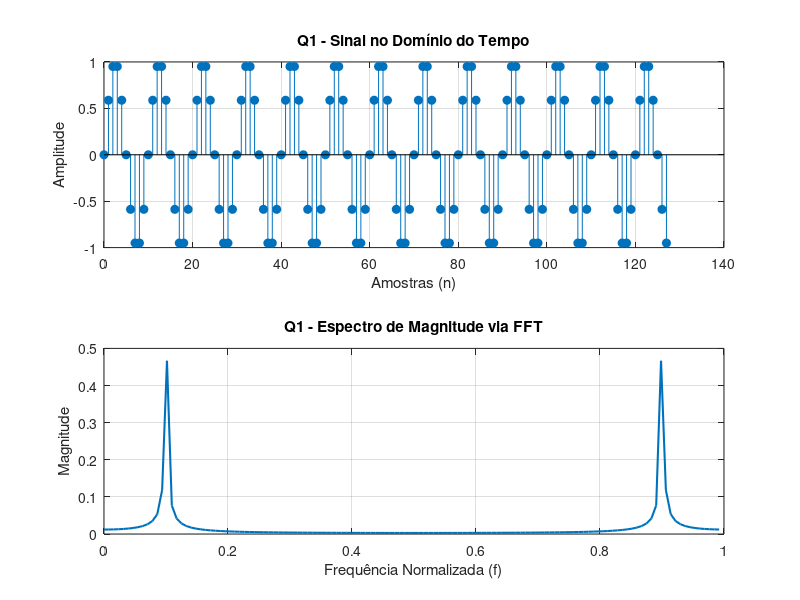
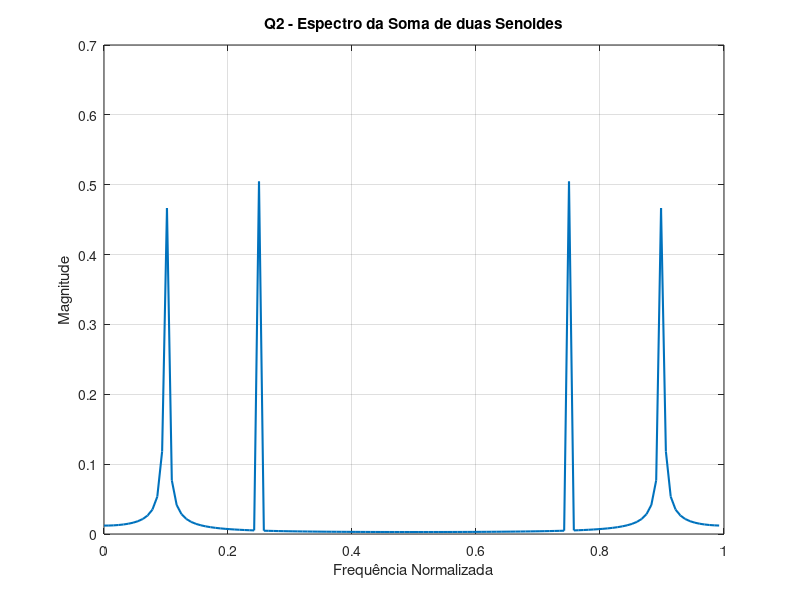
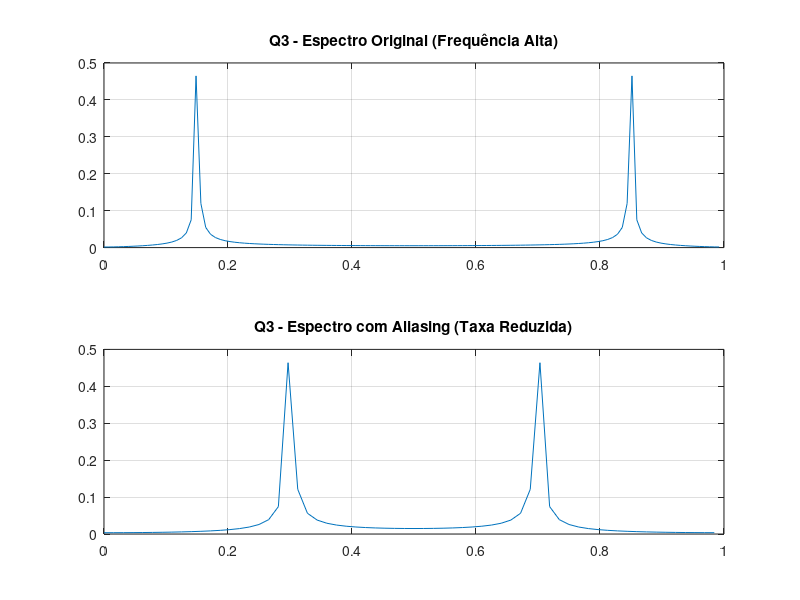
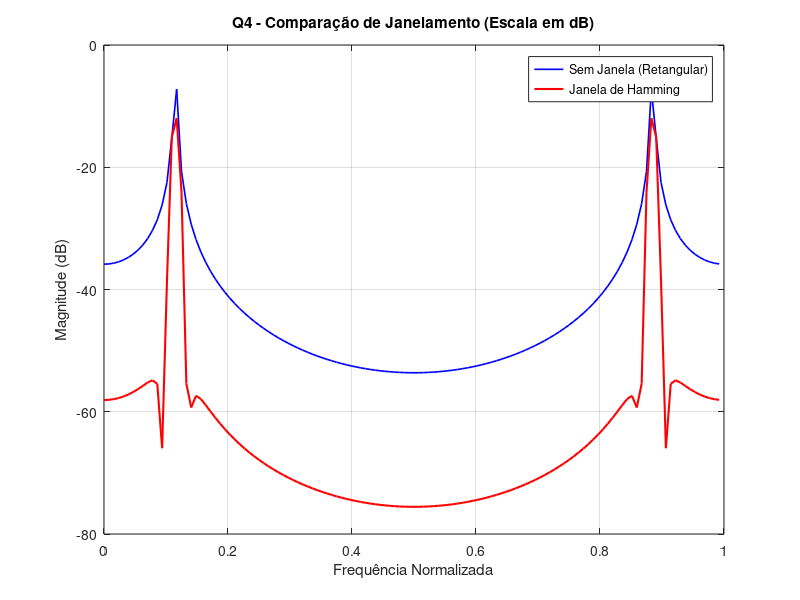

Write the MATLAB code that produced these figures, in order.
%% PROCESSAMENTO DIGITAL DE SINAIS - ESTUDO DIRIGIDO PARTE 3
% Códigos desenvolvidos para rodar no MATLAB ou Octave.
clear; clc; close all;

%% Questão 1: Senoide Discreta e FFT
fprintf('Executando Questão 1...\n');
N = 128;
n = 0:N-1;
f0 = 0.1; % Frequência normalizada
x1 = sin(2*pi*f0*n);

X1 = fft(x1);
f_eixo = (0:N-1)/N;

figure;
subplot(2,1,1);
stem(n, x1, 'filled');
title('Q1 - Sinal no Domínio do Tempo');
xlabel('Amostras (n)'); ylabel('Amplitude'); grid on;

subplot(2,1,2);
plot(f_eixo, abs(X1)/N, 'LineWidth', 1.5);
title('Q1 - Espectro de Magnitude via FFT');
xlabel('Frequência Normalizada (f)'); ylabel('Magnitude'); grid on;

%% Questão 2: Soma de duas Senoides
fprintf('Executando Questão 2...\n');
f1 = 0.1;
f2 = 0.25;
x2 = sin(2*pi*f1*n) + sin(2*pi*f2*n);
X2 = fft(x2);

figure;
plot(f_eixo, abs(X2)/N, 'LineWidth', 1.5);
title('Q2 - Espectro da Soma de duas Senoides');
xlabel('Frequência Normalizada'); ylabel('Magnitude'); grid on;

%% Questão 3: Fenômeno de Aliasing
fprintf('Executando Questão 3...\n');
% Sinal original de alta frequência simulado sob uma taxa original implícita
n_alta = 0:127;
f_alta = 0.85; % Acima de Nyquist se considerarmos os limites padrão
x3_original = sin(2*pi*f_alta*n_alta);

% Subamostragem (redução da taxa por fator de 2)
x3_sub = x3_original(1:2:end);
N_sub = length(x3_sub);
f_eixo_sub = (0:N_sub-1)/N_sub;

figure;
subplot(2,1,1);
plot((0:127)/128, abs(fft(x3_original))/128);
title('Q3 - Espectro Original (Frequência Alta)'); grid on;
subplot(2,1,2);
plot(f_eixo_sub, abs(fft(x3_sub))/N_sub);
title('Q3 - Espectro com Aliasing (Taxa Reduzida)'); grid on;

%% Questão 4: Janelamento e Vazamento Espectral
fprintf('Executando Questão 4...\n');
f_vazamento = 0.115; % Frequência não múltipla inteira de 1/N para forçar vazamento
x4 = sin(2*pi*f_vazamento*n);

X4_retangular = fft(x4);
X4_hamming = fft(x4 .* hamming(N)');

figure;
plot(f_eixo, 20*log10(abs(X4_retangular)/N), 'b', 'LineWidth', 1.2); hold on;
plot(f_eixo, 20*log10(abs(X4_hamming)/N), 'r', 'LineWidth', 1.5);
title('Q4 - Comparação de Janelamento (Escala em dB)');
legend('Sem Janela (Retangular)', 'Janela de Hamming');
xlabel('Frequência Normalizada'); ylabel('Magnitude (dB)'); grid on;

%% Questão 5: Sinal Senoidal com Ruído Aditivo
fprintf('Executando Questão 5...\n');
ruido = 1.8 * randn(1, N); % Ruído Gaussiano de alta variância
x5 = sin(2*pi*0.15*n) + ruido;
X5 = fft(x5);

figure;
subplot(2,1,1);
plot(n, x5); title('Q5 - Sinal + Ruído no Tempo'); grid on;
subplot(2,1,2);
plot(f_eixo, abs(X5)/N); title('Q5 - Análise Espectral na Presença de Ruído'); grid on;

%% Questão 6: DFT Direta vs FFT
fprintf('Executando Questão 6...\n');
x6 = [1, 2, 3, 4, 5, 6, 7, 8]; % Sinal curto
N6 = length(x6);

% DFT Direta via laço aninhado
X6_direta = zeros(1, N6);
tic;
for k = 0:N6-1
    for m = 0:N6-1
        X6_direta(k+1) = X6_direta(k+1) + x6(m+1) * exp(-1i*2*pi*k*m/N6);
    end
end
tempo_direta = toc;

% FFT Otimizada
tic;
X6_fft = fft(x6);
tempo_fft = toc;

fprintf('Diferença máxima entre DFT e FFT: %e\n', max(abs(X6_direta - X6_fft)));
fprintf('Tempo DFT Direta: %.6f s | Tempo FFT: %.6f s\n', tempo_direta, tempo_fft);

%% Questão 7: Resposta ao Impulso de H(z) = 1 / (1 - 0.8z^-1)
fprintf('Executando Questão 7...\n');
b = 1;
a = [1, -0.8];
impulso = [1, zeros(1, 49)]; % Impulso unitário delta[n] com 50 amostras
h = filter(b, a, impulso);

figure;
stem(0:49, h, 'filled', 'm');
title('Q7 - Resposta ao Impulso de H(z)');
xlabel('Amostras (n)'); ylabel('h[n]'); grid on;

%% Questão 8: Resolução Espectral vs Número de Amostras
fprintf('Executando Questão 8...\n');
f_res = 0.1;
N_curto = 32;
N_longo = 256;

x_curto = sin(2*pi*f_res*(0:N_curto-1));
x_longo = sin(2*pi*f_res*(0:N_longo-1));

figure;
subplot(2,1,1);
plot((0:N_curto-1)/N_curto, abs(fft(x_curto))/N_curto, 'o-');
title('Q8 - Resolução com Poucas Amostras (N=32)'); grid on;
subplot(2,1,2);
plot((0:N_longo-1)/N_longo, abs(fft(x_longo))/N_longo);
title('Q8 - Resolução com Muitas Amostras (N=256)'); grid on;

%% Questão 9: Componentes Harmônicas e Vibrações
fprintf('Executando Questão 9...\n');
f_fundamental = 0.05;
x9 = sin(2*pi*f_fundamental*n) + 0.5*sin(2*pi*(3*f_fundamental)*n); % Fundamental + 3º Harmônico
X9 = fft(x9);

figure;
plot(f_eixo, abs(X9)/N);
title('Q9 - Análise de Harmônicos para Diagnóstico Mecânico');
xlabel('Frequência Normalizada'); grid on;

%% Questão 10: Análise de Sinal Real/Sintético Prático (Sinal DTMF)
fprintf('Executando Questão 10...\n');
fs_audio = 8000;
t_audio = 0:1/fs_audio:0.1; % 100 ms de sinal
% Simulação da tecla '1' do telefone (697 Hz + 1209 Hz)
sinal_dtmf = sin(2*pi*697*t_audio) + sin(2*pi*1209*t_audio);

L = length(sinal_dtmf);
X_dtmf = fft(sinal_dtmf);
f_eixo_hz = (0:L-1)*fs_audio/L;

figure;
subplot(2,1,1);
plot(t_audio, sinal_dtmf);
xlim([0 0.02]); title('Q10 - Sinal de Áudio Real (DTMF Tecla 1) no Tempo');
xlabel('Tempo (s)'); ylabel('Amplitude'); grid on;

subplot(2,1,2);
plot(f_eixo_hz(1:floor(L/2)), abs(X_dtmf(1:floor(L/2)))/L);
title('Q10 - Espectro de Frequências em Hz');
xlabel('Frequência (Hz)'); ylabel('Magnitude'); grid on;

fprintf('Simulações finalizadas com sucesso!\n');
